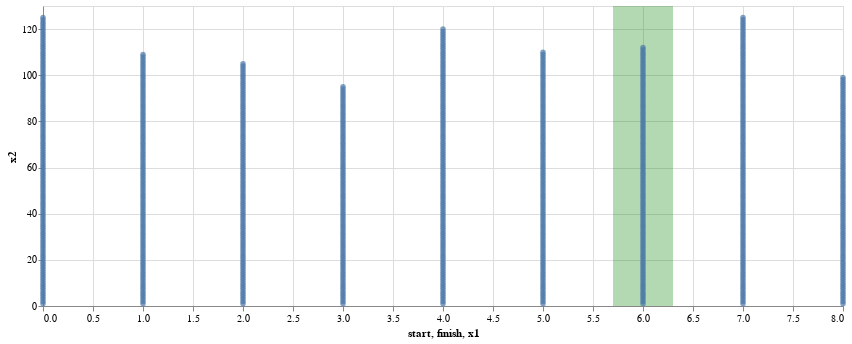

Notebook code cell kept with this figure:
### Code cell
spec = [
@vlplot(width=800, height=300) + 
@vlplot(
    data={values={"start"=5.7,"finish"=6.3}},
    mark={:rect, color=:green},
    x="start:q",
    x2="finish:q",
    opacity={value=0.3}
)+
@vlplot(
    data=df,
    :circle,
    x="x1:q",
    y="x2:q")
    
]

### Figure 1 — Vega-Lite specification as saved in the notebook (floating-point values rounded to 4 significant figures; data arrays with more than 128 entries replaced by an {"elided": "..."} marker saying what was removed)
{"vconcat": [{"height": 300, "layer": [{"data": {"values": {"finish": 6.3, "start": 5.7}}, "encoding": {"opacity": {"value": 0.3}, "x": {"field": "start", "type": "quantitative"}, "x2": {"field": "finish", "type": "quantitative"}}, "mark": {"color": "green", "type": "rect"}}, {"data": {"values": {"elided": "1000 records"}}, "encoding": {"x": {"field": "x1", "type": "quantitative"}, "y": {"field": "x2", "type": "quantitative"}}, "mark": "circle"}], "width": 800}]}
